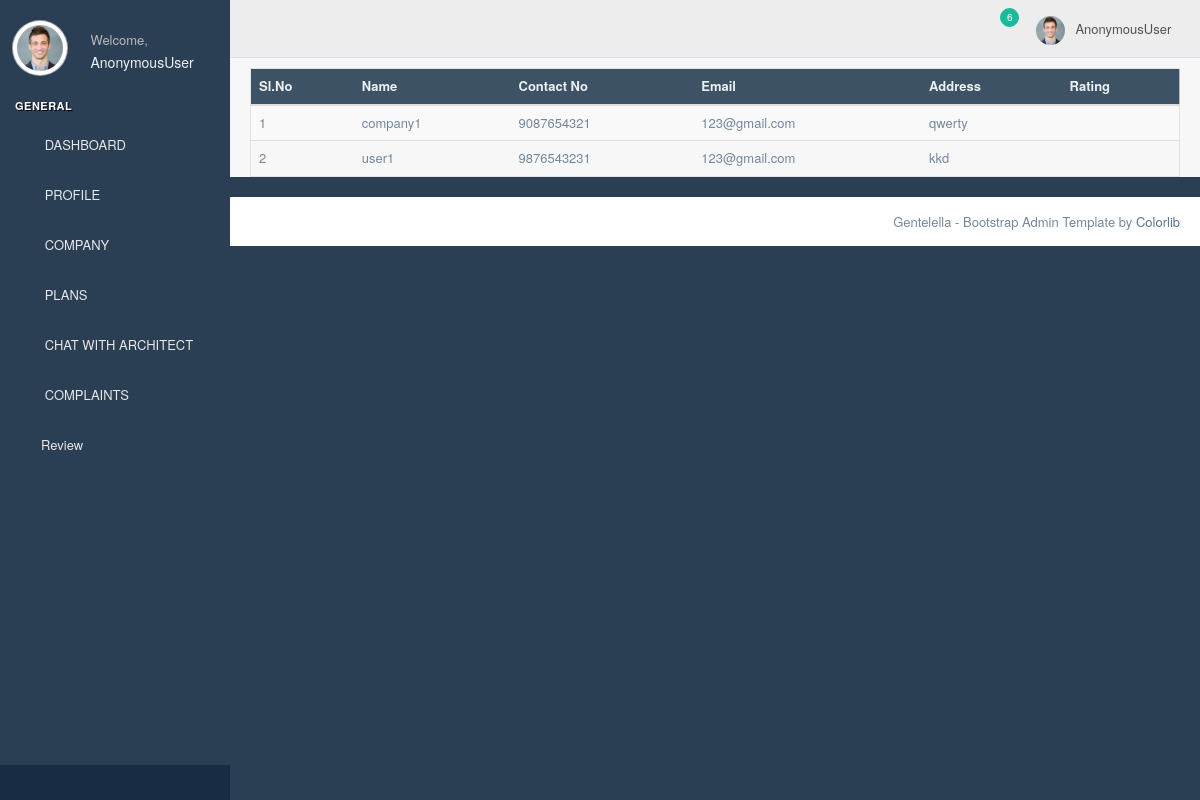
Page /viewcompany on the earlier database version.
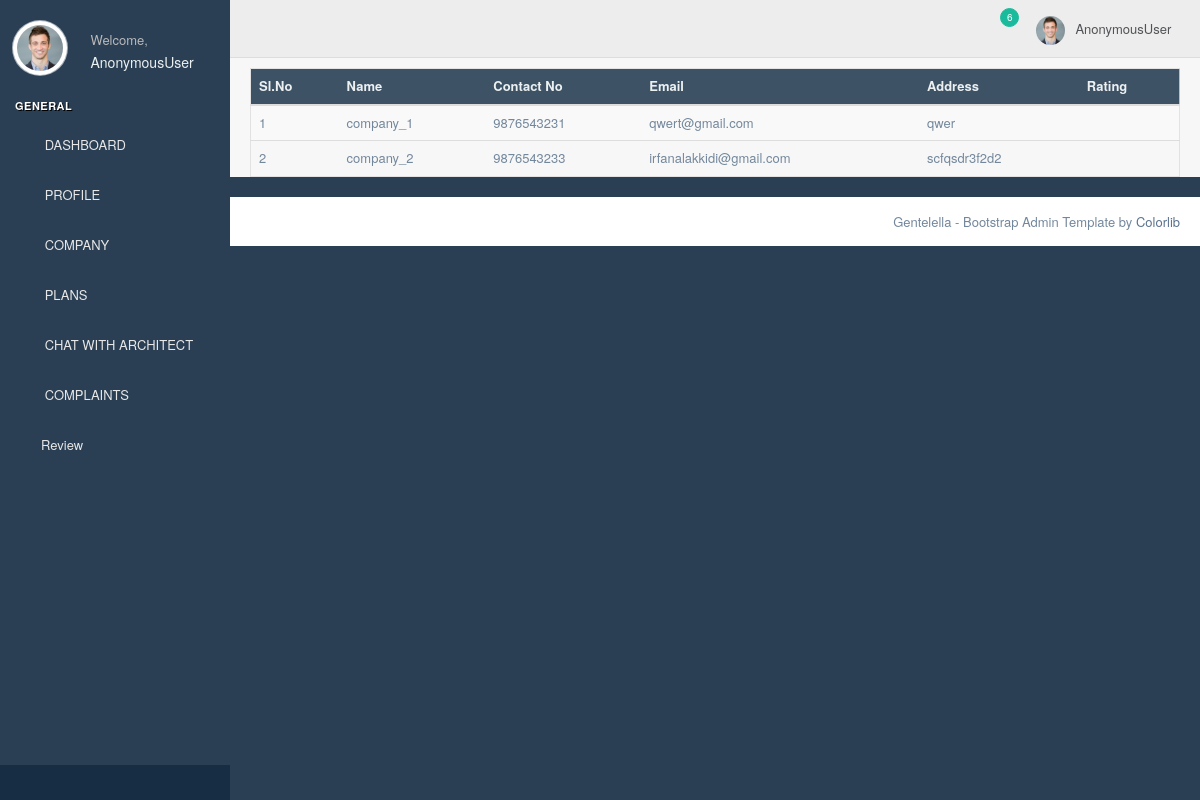
Same page on the later database version.
### homeapp/models.py (models this page shows, shortened)
class company(models.Model):
    user = models.OneToOneField(Login, on_delete=models.CASCADE, related_name='company')
    name = models.CharField(max_length=100)
    contact_no = models.CharField(max_length=100)
    email = models.EmailField()
    address = models.TextField(max_length=200)

### homeapp/userviews.py (the view)
# urls.py: path('viewcompany',userviews.viewcompany,name='viewcompany'),
def viewcompany(request):
    data=company.objects.all()
    return render(request,'usertemp/viewcompany.html',{'data':data})

### templates/usertemp/viewcompany.html
{% extends 'usertemp/uhome.html' %}
{% block content %}
{% load static %}
<table class="table table-striped jambo_table bulk_action">
                        <thead>
                          <tr class="headings">
                            <th class="column-title">Sl.No </th>
                            <th class="column-title">Name</th>
                            <th class="column-title">Contact No </th>
                            <th class="column-title">Email</th>
                            <th class="column-title">Address</th>
                            <th class="column-title">Rating</th>
                          </tr>
                        </thead>
                        <tbody>
                          <tr class="even pointer">
                              {% for i in data %}
                            <td class=" ">{{forloop.counter}}</td>
                            <td class=" ">{{i.name}}</td>
                            <td class="a-right a-right ">{{i.contact_no}}</td>
                            <td class="a-right a-right ">{{i.email}}</td>
                            <td class="a-right a-right ">{{i.address}}</td>
                            <td class="a-right a-right ">{{i.area}}</td>
                          </tr>
                        {% endfor %}
                        </tbody>
                      </table>
{% endblock %}

Differences in the rows shown:
changed company: name "company1" → "company_1"; contact_no "9087654321" → "9876543231"; email "123@gmail.com" → "qwert@gmail.com"; address "qwerty" → "qwer"
changed company: name "user1" → "company_2"; contact_no "9876543231" → "9876543233"; email "123@gmail.com" → "irfanalakkidi@gmail.com"; address "kkd" → "scfqsdr3f2d2"
